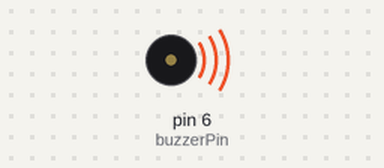
A sketch run on a simulated Arduino Uno, built with avr-gcc and run on an emulated ATmega328P. Parts: buzzer (waves = sounding).

Above: at 0.2 s.
Timing chart, 0 to 5.2 s (numbered marks = the images above):
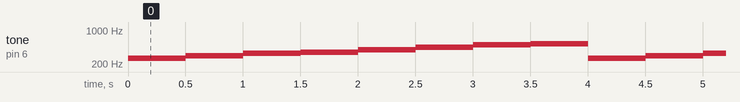

Measured:
- by itself, tone on pin 6 (buzzerPin): repeats every 4.0 s: 294 Hz 0.50 s, 330 Hz 0.50 s, 349 Hz 0.50 s, 392 Hz 0.50 s, 440 Hz 0.50 s, 494 Hz 0.50 s, 523 Hz 0.50 s, 262 Hz 0.50 s

The sketch:

ff_11_do_re_mi.ino
```cpp
#define DO 262
#define RE 294
#define MI 330
#define FA 349
#define SOL 392
#define LA 440
#define SI 494
#define DO_2 523

const int buzzerPin = 6;

int melodia[] = {
  DO, RE, MI, FA, SOL, LA, SI, DO_2
  };

void setup(){
  pinMode(buzzerPin, OUTPUT);
  }

void loop(){
  for(int i=0; i<8; i++){
    tone(buzzerPin, melodia[i]);
    delay(500);
  }
}
```
